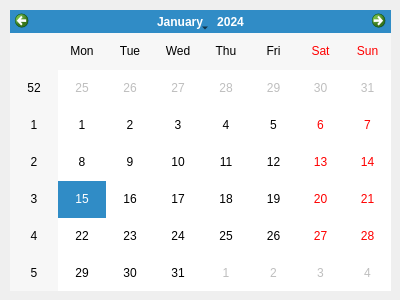
<?xml version="1.0" encoding="UTF-8"?>
<ui version="4.0">
 <class>Dialog</class>
 <widget class="QDialog" name="Dialog">
  <property name="geometry">
   <rect>
    <x>0</x>
    <y>0</y>
    <width>400</width>
    <height>300</height>
   </rect>
  </property>
  <property name="windowTitle">
   <string>CALENDARIO</string>
  </property>
  <widget class="QCalendarWidget" name="calendario">
   <property name="geometry">
    <rect>
     <x>10</x>
     <y>10</y>
     <width>381</width>
     <height>281</height>
    </rect>
   </property>
  </widget>
 </widget>
 <resources/>
 <connections/>
</ui>
